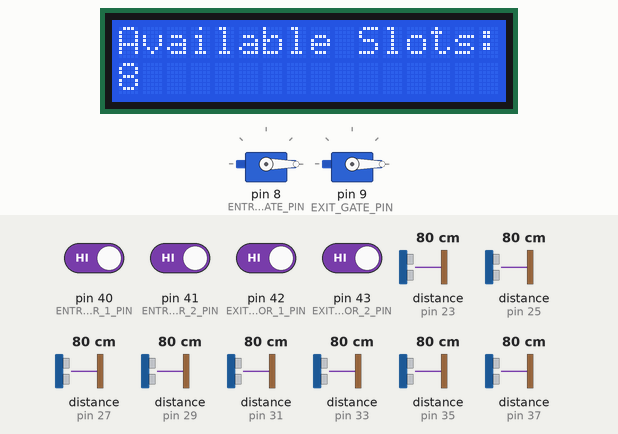
A sketch run on a simulated Arduino Mega 2560, built with avr-gcc and run on an emulated ATmega2560. Shown: 2 × servo, 16×2 character LCD. Wiring (inferred from the names in the program): 8 × ultrasonic range finder: trigger pin 22, echo pin 23 / trigger pin 24, echo pin 25 / trigger pin 26, echo pin 27 / trigger pin 28, echo pin 29 / trigger pin 30, echo pin 31 / trigger pin 32, echo pin 33 / trigger pin 34, echo pin 35 / trigger pin 36, echo pin 37. Inputs (shaded band) come from the test bench; at power-on: pin 40 (ENTRY_SENSOR_1_PIN), pin 41 (ENTRY_SENSOR_2_PIN), pin 42 (EXIT_SENSOR_1_PIN), pin 43 (EXIT_SENSOR_2_PIN) HIGH, distance to the obstacle (sensors on pin 23, pin 25, pin 31, pin 27, pin 29, pin 33, pin 35, pin 37) 80 cm. The echo pulse lasts 58.3 µs per cm; what the sketch prints to the serial monitor is not drawn.

Above: at 1.2 s.
1.3 s: distance to the obstacle (sensor on pin 23) set to 60 cm
3.6 s: distance to the obstacle (sensor on pin 25) set to 120 cm
6.7 s: pin 40 (ENTRY_SENSOR_1_PIN) driven LOW and pin 41 (ENTRY_SENSOR_2_PIN) driven LOW
9.8 s: pin 41 (ENTRY_SENSOR_2_PIN) driven HIGH and pin 42 (EXIT_SENSOR_1_PIN) driven LOW
At 10.67 s:
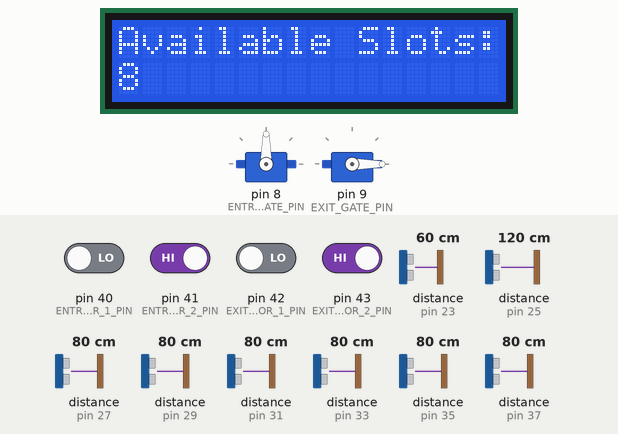
12.9 s: pin 42 (EXIT_SENSOR_1_PIN) driven HIGH
At 13.7 s:
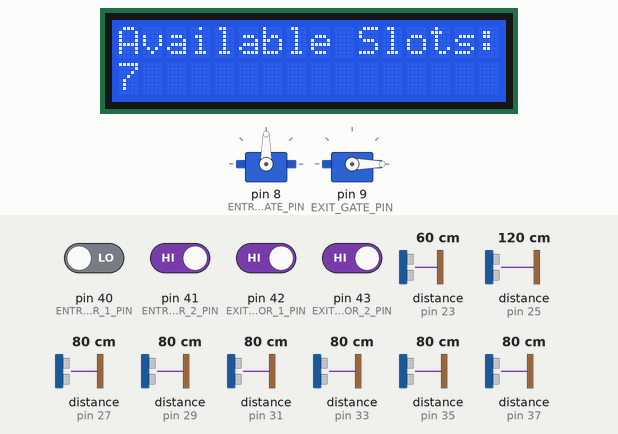
14.4 s: distance to the obstacle (sensor on pin 31) set to 299 cm
Timing chart, 0 to 17.4 s (numbered marks = the images above; inputs shaded):
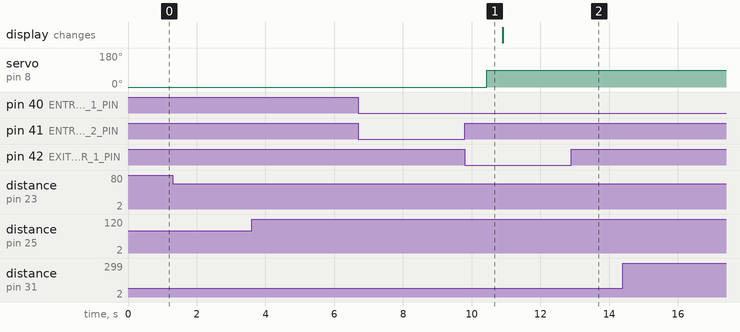

Measured:
- after the input at 1.3 s, every drawn part: stays the same
- after the input at 3.6 s, every drawn part: stays the same
- after the input at 6.7 s, every drawn part: stays the same
- after the input at 12.9 s, servo on pin 9 (EXIT_GATE_PIN): stays 0° (without the input it goes to 90° after 0.42 s)
- after the input at 14.4 s, every drawn part: stays the same

The sketch:

smartparkingArduinoMega.ino
```cpp
#include <Servo.h>
#include <Wire.h>
#include <LiquidCrystal_I2C.h>

// -----------------------------
// Pin Definitions
// -----------------------------

// IR Sensor Pins (configured as digital inputs with internal pull-up resistors)
const int ENTRY_SENSOR_1_PIN = 40; // First IR sensor at the entry
const int ENTRY_SENSOR_2_PIN = 41; // Second IR sensor at the entry
const int EXIT_SENSOR_1_PIN  = 42; // First IR sensor at the exit
const int EXIT_SENSOR_2_PIN  = 43; // Second IR sensor at the exit

// Servo Motor Pins
const int ENTRY_GATE_PIN = 8;  // Servo motor controlling the entry gate
const int EXIT_GATE_PIN  = 9;  // Servo motor controlling the exit gate

// Ultrasonic Sensor Pins for 8 Parking Slots (HC-SR04)
const int NUM_SLOTS = 8; // Total number of parking slots
const int TRIG_PINS[NUM_SLOTS] = {22, 24, 26, 28, 30, 32, 34, 36}; // Trigger pins for ultrasonic sensors
const int ECHO_PINS[NUM_SLOTS] = {23, 25, 27, 29, 31, 33, 35, 37}; // Echo pins for ultrasonic sensors

// LCD I2C Address
const int LCD_ADDRESS = 0x27; // Change this if your LCD has a different I2C address

// -----------------------------
// Constants
// -----------------------------

const int MAX_SLOTS             = NUM_SLOTS;       // Total number of parking slots
const int OCCUPIED_THRESHOLD_CM = 100;             // Distance in cm below which a slot is considered occupied

// Servo Angles
const int SERVO_OPEN_ANGLE   = 90; // Angle to open the gate
const int SERVO_CLOSED_ANGLE = 0;  // Angle to close the gate

// Time Constants (in milliseconds)
const unsigned long SENSOR_ACTIVATION_TIME    = 3000; // Time sensors must be active to trigger gate operation
const unsigned long SENSOR_DEACTIVATION_TIME  = 3000; // Time after sensors are inactive to close the gate
const unsigned long GATE_CLOSE_TIME           = 1000; // Time taken for the servo to close the gate

// -----------------------------
// Global Variables
// -----------------------------

bool slotStatus[NUM_SLOTS] = {false}; // Array to hold the occupancy status of each slot (false = Free, true = Occupied)
int availableSlots = MAX_SLOTS;       // Counter for available parking slots

// Servo Objects
Servo entryGateServo; // Servo object for the entry gate
Servo exitGateServo;  // Servo object for the exit gate

// LCD Object
LiquidCrystal_I2C lcd(LCD_ADDRESS, 16, 2); // Initialize LCD with 16 columns and 2 rows

// Sensor State Variables for Activation (Entry and Exit)
unsigned long entrySensorActivatedTime = 0; // Timestamp when entry sensor was activated
unsigned long exitSensorActivatedTime  = 0; // Timestamp when exit sensor was activated

// Sensor State Variables for Deactivation (Entry and Exit)
unsigned long entrySensorDeactivatedTime = 0; // Timestamp when entry sensor was deactivated
unsigned long exitSensorDeactivatedTime  = 0; // Timestamp when exit sensor was deactivated

// Gate State Machine Definitions
enum GateState { IDLE, OPENING, WAITING, CLOSING }; // Possible states for gate operation

GateState entryGateState = IDLE; // Current state of the entry gate
GateState exitGateState  = IDLE; // Current state of the exit gate

unsigned long entryGateTimer = 0; // Timer for entry gate state transitions
unsigned long exitGateTimer  = 0; // Timer for exit gate state transitions

// -----------------------------
// Function Prototypes
// -----------------------------

void initializeSystem();            // Initializes all system components
void checkInfraredSensors();        // Checks the state of IR sensors for entry and exit
void handleEntryGate();             // Manages the state machine for the entry gate
void handleExitGate();              // Manages the state machine for the exit gate
void checkUltrasonicSensors();      // Checks the occupancy status of all parking slots
void updateLCD();                   // Updates the LCD display with available slots
void printStatusToSerial();         // Prints the current parking status to the Serial Monitor

// -----------------------------
// Setup Function
// -----------------------------

void setup() {
  initializeSystem(); // Call the initialization function
}

// -----------------------------
// Main Loop Function
// -----------------------------

void loop() {
  // Continuously perform the following operations:

  // 1. Check for vehicle detections at entry and exit
  checkInfraredSensors();

  // 2. Handle gate operations based on sensor states
  handleEntryGate();
  handleExitGate();

  // 3. Monitor the occupancy status of parking slots
  checkUltrasonicSensors();

  // 4. Update the LCD display and Serial Monitor with current status
  updateLCD();
  printStatusToSerial();

  // 5. Short delay to prevent excessive CPU usage
  delay(50);
}

// -----------------------------
// Function Definitions
// -----------------------------

/**
 * Initializes all system components, including serial communication,
 * sensor pin configurations, servo motors, ultrasonic sensors, and the LCD display.
 */
void initializeSystem() {
  // Initialize Serial Communication for debugging and monitoring
  Serial.begin(9600);

  // Initialize IR Sensor Pins as INPUT_PULLUP to use internal pull-up resistors
  pinMode(ENTRY_SENSOR_1_PIN, INPUT_PULLUP);
  pinMode(ENTRY_SENSOR_2_PIN, INPUT_PULLUP);
  pinMode(EXIT_SENSOR_1_PIN, INPUT_PULLUP);
  pinMode(EXIT_SENSOR_2_PIN, INPUT_PULLUP);

  // Initialize Servo Motors and set them to the closed position initially
  entryGateServo.attach(ENTRY_GATE_PIN);
  exitGateServo.attach(EXIT_GATE_PIN);
  entryGateServo.write(SERVO_CLOSED_ANGLE); // Ensure entry gate is closed
  exitGateServo.write(SERVO_CLOSED_ANGLE);  // Ensure exit gate is closed

  // Initialize Ultrasonic Sensor Pins
  for (int i = 0; i < MAX_SLOTS; i++) {
    pinMode(TRIG_PINS[i], OUTPUT); // Trigger pin as OUTPUT
    pinMode(ECHO_PINS[i], INPUT);  // Echo pin as INPUT
    digitalWrite(TRIG_PINS[i], LOW); // Ensure trigger pin is LOW
  }

  // Initialize LCD Display
  lcd.init();           // Initialize the LCD
  lcd.backlight();      // Turn on the LCD backlight
  lcd.clear();          // Clear any existing content
  lcd.setCursor(0, 0);  // Set cursor to first line
  lcd.print("Available Slots:"); // Display header
  lcd.setCursor(0, 1);  // Set cursor to second line
  lcd.print(availableSlots);      // Display initial available slots

  // Initial Serial Output for Confirmation
  Serial.println("Parking Lot Status Initialized");
  Serial.print("Available Slots: ");
  Serial.println(availableSlots);
  Serial.println();
}

/**
 * Checks the state of the infrared sensors at both entry and exit.
 * Handles sensor activation and deactivation timings to control gate operations.
 */
void checkInfraredSensors() {
  unsigned long currentTime = millis(); // Get the current timestamp

  // --- ENTRY SENSOR CHECK ---
  bool currentEntrySensorState =
      (digitalRead(ENTRY_SENSOR_1_PIN) == LOW) ||
      (digitalRead(ENTRY_SENSOR_2_PIN) == LOW); // TRUE if any entry sensor is triggered

  if (currentEntrySensorState) {
    // If entry sensor is currently active (vehicle detected)

    // Reset the deactivation timer since the sensor is active
    entrySensorDeactivatedTime = 0;

    // If this is the first detection, start the activation timer
    if (entrySensorActivatedTime == 0) {
      entrySensorActivatedTime = currentTime;
    } else {
      // If the sensor has been active for at least SENSOR_ACTIVATION_TIME
      if (currentTime - entrySensorActivatedTime >= SENSOR_ACTIVATION_TIME) {
        if (availableSlots > 0 && entryGateState == IDLE) {
          // If there are available slots and the entry gate is idle, open the gate
          entryGateState = OPENING;
          entryGateTimer = currentTime;

          // Decrement available slots as a vehicle is entering
          availableSlots--;
          if (availableSlots < 0) availableSlots = 0; // Prevent negative slots

          Serial.println("Car entered. Decreasing available slots.");
        } else if (availableSlots <= 0) {
          // If parking is full, display a message on the LCD
          Serial.println("Parking Full! Cannot open entry gate.");
          lcd.clear();
          lcd.setCursor(0, 0);
          lcd.print("Parking Full!");
        }

        // Reset the activation timer to prevent multiple triggers
        entrySensorActivatedTime = 0;
      }
    }
  }
  else {
    // If entry sensor is not active

    // Reset the activation timer since the sensor is inactive
    entrySensorActivatedTime = 0;

    // If deactivation timer hasn't been started yet, start it now
    if (entrySensorDeactivatedTime == 0) {
      entrySensorDeactivatedTime = currentTime;
    }
  }

  // --- EXIT SENSOR CHECK ---
  bool currentExitSensorState =
      (digitalRead(EXIT_SENSOR_1_PIN) == LOW) ||
      (digitalRead(EXIT_SENSOR_2_PIN) == LOW); // TRUE if any exit sensor is triggered

  if (currentExitSensorState) {
    // If exit sensor is currently active (vehicle detected)

    // Reset the deactivation timer since the sensor is active
    exitSensorDeactivatedTime = 0;

    // If this is the first detection, start the activation timer
    if (exitSensorActivatedTime == 0) {
      exitSensorActivatedTime = currentTime;
    } else {
      // If the sensor has been active for at least SENSOR_ACTIVATION_TIME
      if (currentTime - exitSensorActivatedTime >= SENSOR_ACTIVATION_TIME) {

        // **MODIFICATION**: Only open the exit gate if the parking lot is NOT empty
        if (exitGateState == IDLE && availableSlots < MAX_SLOTS) {
          // If the exit gate is idle and there is at least one car inside, open the gate
          exitGateState = OPENING;
          exitGateTimer = currentTime;

          // Increment available slots as a vehicle is exiting
          availableSlots++;
          if (availableSlots > MAX_SLOTS) availableSlots = MAX_SLOTS; // Prevent exceeding max slots

          Serial.println("Car exited. Increasing available slots.");
        }
        else if (availableSlots == MAX_SLOTS) {
          // If the parking is already empty, do not open the gate
          Serial.println("Parking is empty, exit gate remains closed.");
        }

        // Reset the activation timer to prevent multiple triggers
        exitSensorActivatedTime = 0;
      }
    }
  }
  else {
    // If exit sensor is not active

    // Reset the activation timer since the sensor is inactive
    exitSensorActivatedTime = 0;

    // If deactivation timer hasn't been started yet, start it now
    if (exitSensorDeactivatedTime == 0) {
      exitSensorDeactivatedTime = currentTime;
    }
  }
}

/**
 * Manages the state machine for the entry gate.
 * Opens the gate when a vehicle is detected and closes it after SENSOR_DEACTIVATION_TIME.
 */
void handleEntryGate() {
  unsigned long currentTime = millis(); // Get the current timestamp

  switch (entryGateState) {
    case IDLE:
      // Gate is idle; no action required
      break;

    case OPENING:
      // Open the entry gate by setting the servo to SERVO_OPEN_ANGLE
      entryGateServo.write(SERVO_OPEN_ANGLE);
      entryGateTimer = currentTime; // Record the time when the gate was opened
      entryGateState = WAITING;     // Transition to WAITING state
      break;

    case WAITING:
      // Wait for the sensor to be inactive for SENSOR_DEACTIVATION_TIME before closing the gate
      if (entrySensorDeactivatedTime != 0 &&
          (currentTime - entrySensorDeactivatedTime >= SENSOR_DEACTIVATION_TIME))
      {
        // Close the gate by setting the servo to SERVO_CLOSED_ANGLE
        entryGateServo.write(SERVO_CLOSED_ANGLE);
        entryGateTimer = currentTime; // Record the time when the gate was closed
        entryGateState = CLOSING;     // Transition to CLOSING state
      }
      break;

    case CLOSING:
      // Wait for the gate to finish closing based on GATE_CLOSE_TIME
      if (currentTime - entryGateTimer >= GATE_CLOSE_TIME) {
        entryGateState = IDLE; // Transition back to IDLE state
      }
      break;
  }
}

/**
 * Manages the state machine for the exit gate.
 * Opens the gate when a vehicle is detected and closes it after SENSOR_DEACTIVATION_TIME.
 */
void handleExitGate() {
  unsigned long currentTime = millis(); // Get the current timestamp

  switch (exitGateState) {
    case IDLE:
      // Gate is idle; no action required
      break;

    case OPENING:
      // Open the exit gate by setting the servo to SERVO_OPEN_ANGLE
      exitGateServo.write(SERVO_OPEN_ANGLE);
      exitGateState = WAITING; // Transition to WAITING state
      break;

    case WAITING:
      // Wait for the sensor to be inactive for SENSOR_DEACTIVATION_TIME before closing the gate
      if (exitSensorDeactivatedTime != 0 &&
          (currentTime - exitSensorDeactivatedTime >= SENSOR_DEACTIVATION_TIME))
      {
        // Close the gate by setting the servo to SERVO_CLOSED_ANGLE
        exitGateServo.write(SERVO_CLOSED_ANGLE);
        exitGateTimer = currentTime; // Record the time when the gate was closed
        exitGateState = CLOSING;     // Transition to CLOSING state
      }
      break;

    case CLOSING:
      // Wait for the gate to finish closing based on GATE_CLOSE_TIME
      if (currentTime - exitGateTimer >= GATE_CLOSE_TIME) {
        exitGateState = IDLE; // Transition back to IDLE state
      }
      break;
  }
}

/**
 * Checks each ultrasonic sensor to determine if a parking slot is occupied.
 * Updates the slotStatus array based on the measured distance.
 */
void checkUltrasonicSensors() {
  for (int i = 0; i < MAX_SLOTS; i++) {
    // Trigger the ultrasonic sensor by sending a HIGH pulse for 10 microseconds
    digitalWrite(TRIG_PINS[i], LOW);
    delayMicroseconds(2);
    digitalWrite(TRIG_PINS[i], HIGH);
    delayMicroseconds(10);
    digitalWrite(TRIG_PINS[i], LOW);

    // Read the echo pulse duration (with a timeout of 60,000 microseconds)
    long duration = pulseIn(ECHO_PINS[i], HIGH, 60000UL); // Timeout set to 60 ms

    // Calculate the distance in centimeters
    float distance_cm = (duration * 0.0343) / 2.0; // Speed of sound is ~343 m/s

    // Determine the occupancy status based on the distance
    if (distance_cm > 0 && distance_cm < OCCUPIED_THRESHOLD_CM) {
      slotStatus[i] = true; // Slot is Occupied
    } else {
      slotStatus[i] = false; // Slot is Free
    }

    delay(50); // Short delay between sensor checks to prevent interference
  }
}

/**
 * Updates the LCD display with the current number of available parking slots.
 * Refreshes the display every 500 milliseconds.
 */
void updateLCD() {
  static unsigned long lastUpdate = 0; // Stores the last update time
  unsigned long currentTime = millis(); // Get the current timestamp

  if (currentTime - lastUpdate >= 500) { // Update every 500 ms
    lcd.clear(); // Clear the LCD display
    lcd.setCursor(0, 0); // Set cursor to first line
    lcd.print("Available Slots:"); // Display header
    lcd.setCursor(0, 1); // Set cursor to second line
    lcd.print(availableSlots); // Display the number of available slots
    lastUpdate = currentTime; // Update the last update timestamp
  }
}

/**
 * Prints the current parking status to the Serial Monitor.
 * Outputs the number of available slots and the status of each parking slot every 2 seconds.
 */
void printStatusToSerial() {
  static unsigned long lastPrint = 0; // Stores the last print time
  unsigned long currentTime = millis(); // Get the current timestamp

  if (currentTime - lastPrint >= 2000) { // Print every 2000 ms (2 seconds)
    Serial.println("=== Parking Lot Status ===");
    Serial.print("Available Slots: ");
    Serial.println(availableSlots);
    Serial.println("Slot Occupancy Status:");

    // Iterate through each slot and print its status
    for (int i = 0; i < MAX_SLOTS; i++) {
      Serial.print("Slot ");
      Serial.print(i + 1);
      Serial.print(": ");
      Serial.println(slotStatus[i] ? "Occupied" : "Free");
    }

    Serial.println(); // Add an empty line for readability
    lastPrint = currentTime; // Update the last print timestamp
  }
}
```
